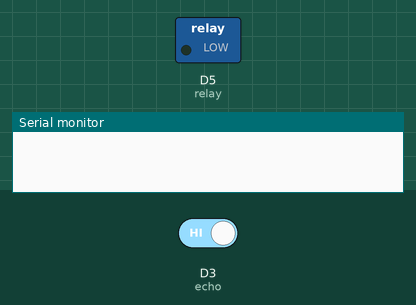
Bench run of a sketch on a simulated ESP8266 (NodeMCU). On the bench: switched loads named in the sketch (green lamp = pin HIGH), the last lines printed to the serial monitor. The test bench sets the inputs (shaded band); at power-on: D3 (echo) HIGH. Pins used as bus, display or sensor lines are not drawn.

Above: at 0.1 s.
At 3.1 s:
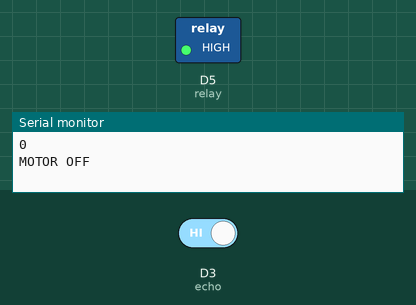
Timing chart, 0 to 4.6 s (numbered marks = the images above):
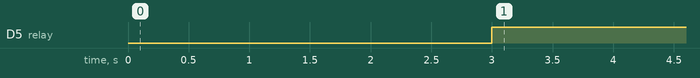

Measured:
- by itself, D5 (relay): LOW → HIGH at 3.0 s

The sketch:

UltraSonic_distance_detector.ino
```cpp
#include<SoftwareSerial.h>
const int trig = D2;
const int echo =D3;
const int relay = D5;
long duration;
int distance;
void setup() {
  Serial.begin(9600);
  pinMode(trig, OUTPUT);
  pinMode(echo, INPUT);
  pinMode(relay, OUTPUT);
}

void loop() {
  digitalWrite(trig , LOW);
  delay(1000);
  digitalWrite(trig , HIGH);
  delay(1000);
  digitalWrite(trig, LOW);
  duration = (pulseIn(echo, HIGH));
  distance = (duration * 0.034/2);
  Serial.println(distance);
  if(distance < 20){
    digitalWrite(relay, HIGH);
    Serial.println("MOTOR OFF");
  }
  else{
    digitalWrite(relay, LOW);
    Serial.println("MOTOR ON");
  }
  delay(2000);
}
```
